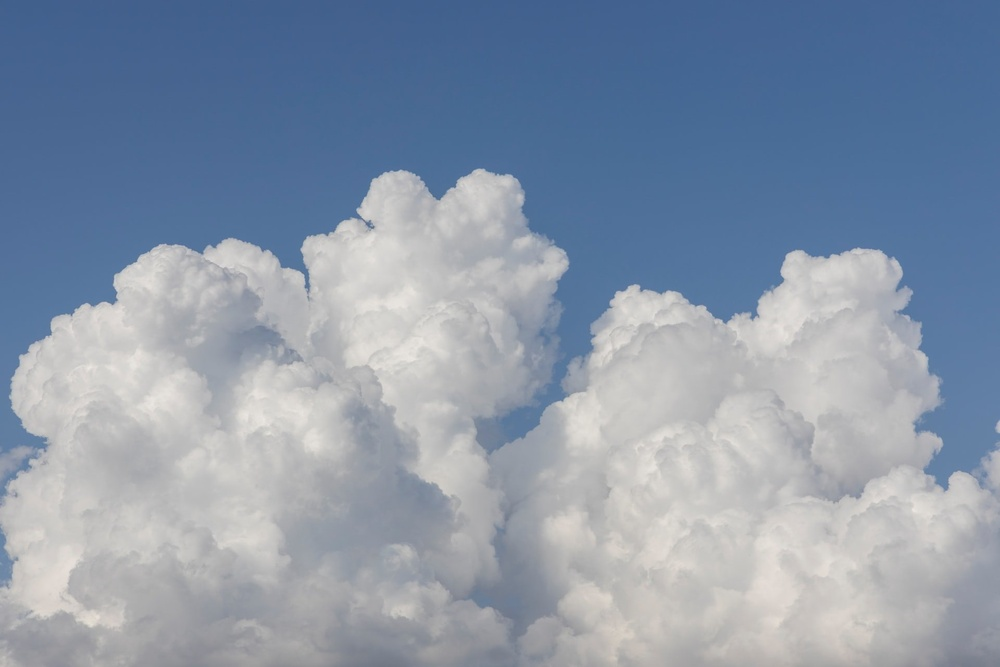
#> input picture clouds.jpg, 1000 x 667 px, shrunk from 1920 x 1280 before the run
$ python main.py
#> lines starting #> are read from the running program, lines starting #| are printed output that depends on the picture
import cv2
import numpy as np
import matplotlib.pyplot as plt


def darken(img, k=0.5):
    """Предварительное затемнение"""
    return np.clip(img * k, 0, 255).astype(np.uint8)


def manual_contrast(img):
    """Ручное приведение гистограммы"""
    min_val = np.min(img)
    max_val = np.max(img)
    stretched = (img - min_val) * (255 / (max_val - min_val))
    return stretched.astype(np.uint8)


def plot_hist(ax, img, title):
    ax.set_title(title)
    ax.hist(img.ravel(), bins=256, range=(0, 255), color='black')


def process_image(path):
    # Загружаем + делаем серым
#> called with path = 'clouds.jpg'
    img = cv2.imread(path)
#> img is the input picture: shape (667, 1000, 3); mean B, G, R 169.6, 151.1, 137.5
    gray = cv2.cvtColor(img, cv2.COLOR_BGR2GRAY)
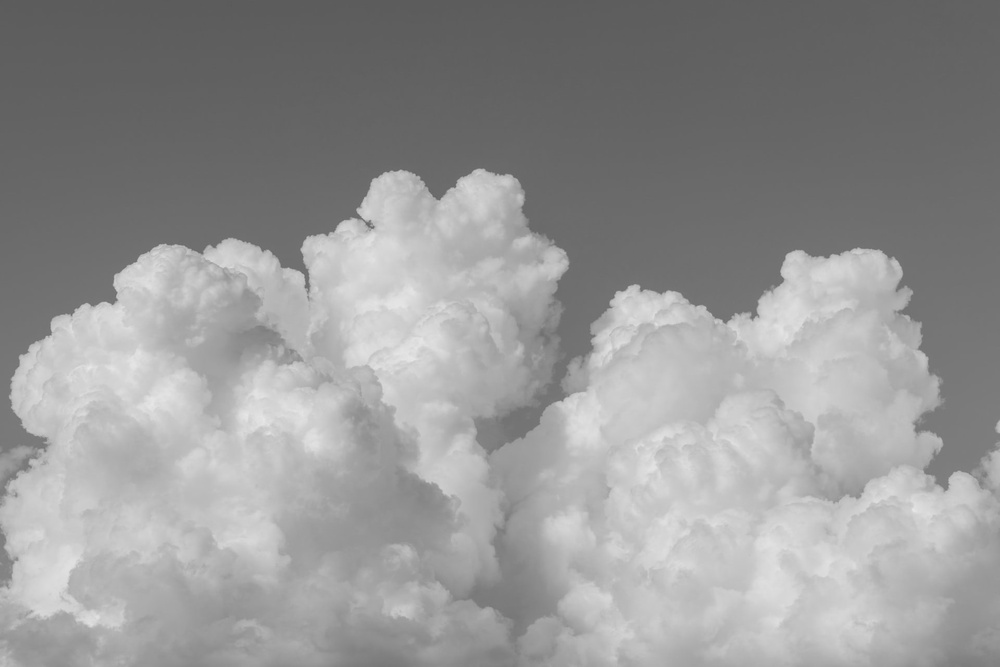
#> gray: shape (667, 1000); min 89, max 233, mean 149.1

    # Предварительная обработка (затемнение)
    dark = darken(gray)
#> in darken, `return np.clip(img * k, 0, 255).astype(np.uint8)`:
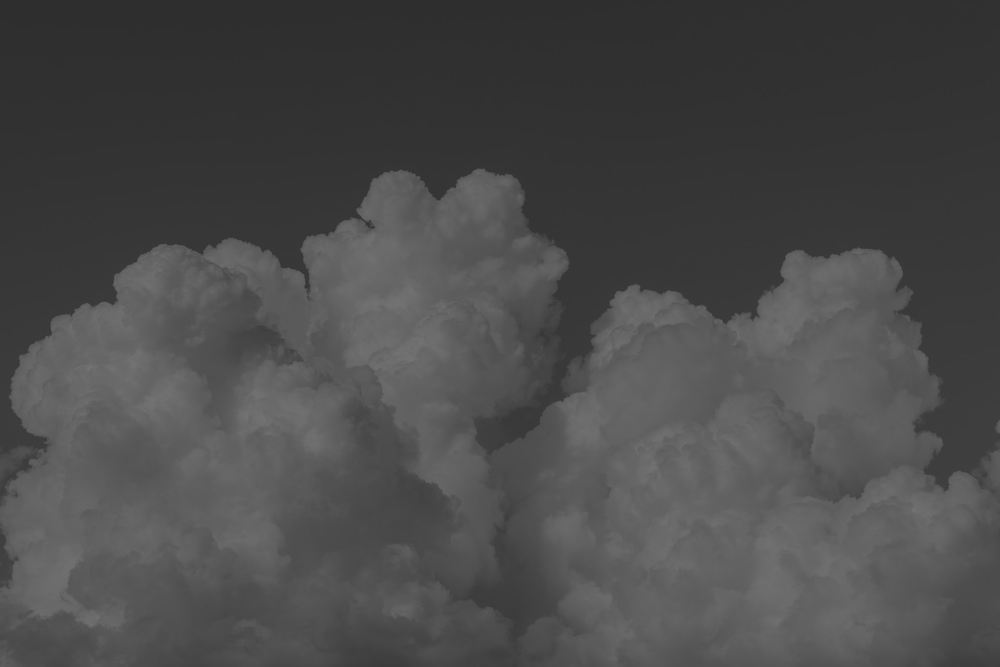
#> returned value: shape (667, 1000); min 44, max 116, mean 74.3

    # Эквализация гистограммы
    eq = cv2.equalizeHist(dark)
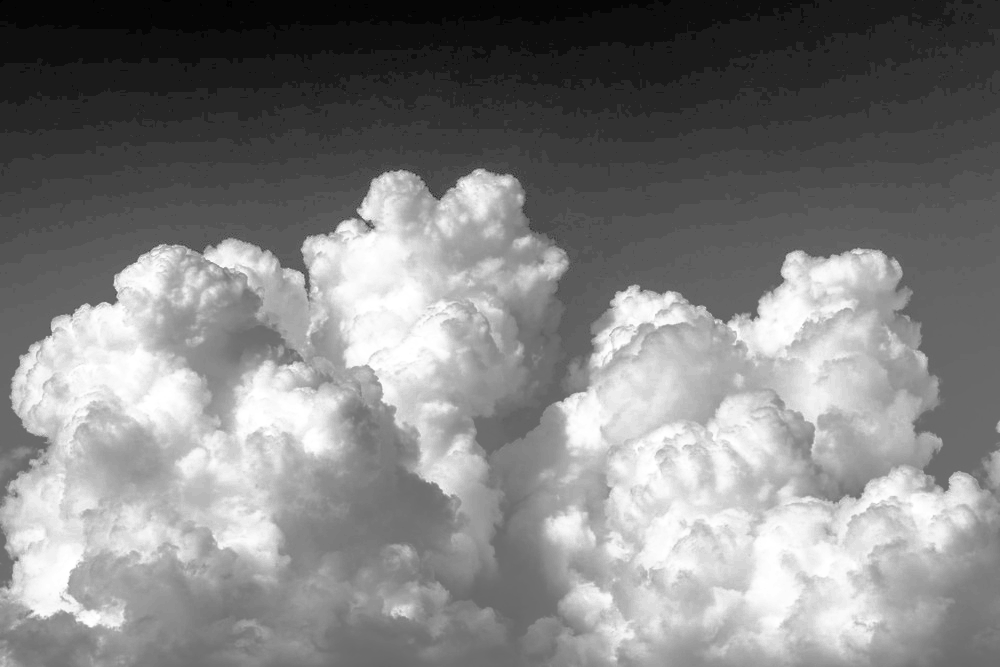
#> eq: shape (667, 1000); min 0, max 255, mean 130.5

    # Ручное приведение гистограммы
    manual = manual_contrast(dark)
#> in manual_contrast, `min_val = np.min(img)`: min_val = 44
#> in manual_contrast, `max_val = np.max(img)`: max_val = 116
#> in manual_contrast, `stretched = (img - min_val) * (255 / (max_val - min_val))`:
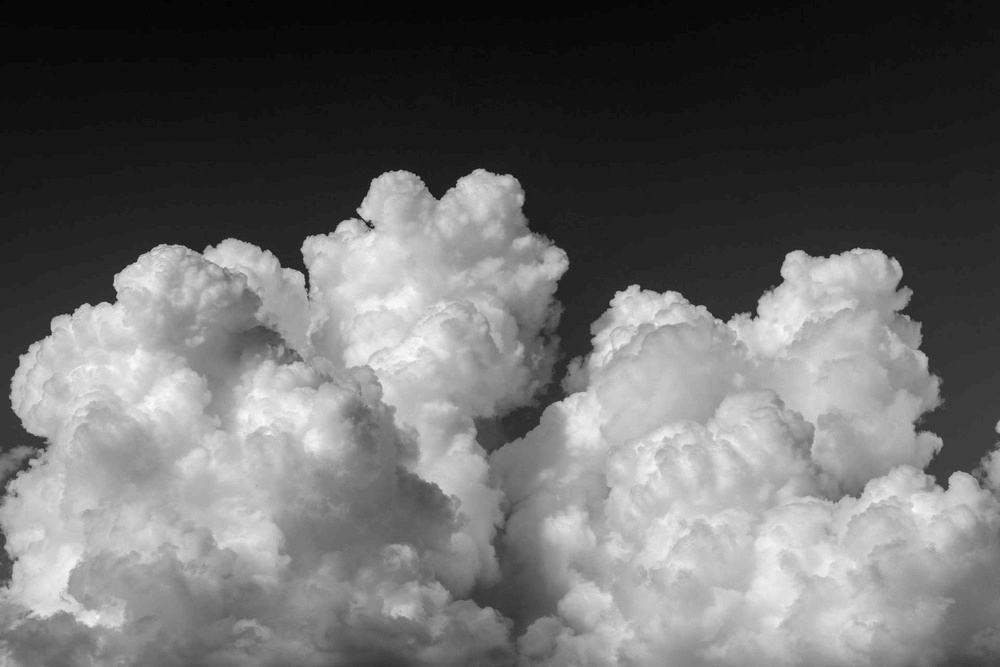
#> stretched: shape (667, 1000) float64; min 0, max 255, mean 107.4

    # Вывод изображений
    fig, axs = plt.subplots(2, 3, figsize=(14, 8))

    axs[0][0].imshow(dark, cmap='gray')
    axs[0][0].set_title("Исходное (затемнённое)")
    axs[0][0].axis("off")

    axs[0][1].imshow(eq, cmap='gray')
    axs[0][1].set_title("После эквализации")
    axs[0][1].axis("off")

    axs[0][2].imshow(manual, cmap='gray')
    axs[0][2].set_title("После приведения")
    axs[0][2].axis("off")

    plot_hist(axs[1][0], dark, "Гистограмма исходного")
    plot_hist(axs[1][1], eq, "Гистограмма эквализации")
    plot_hist(axs[1][2], manual, "Гистограмма приведения")

    plt.tight_layout()
    plt.show()
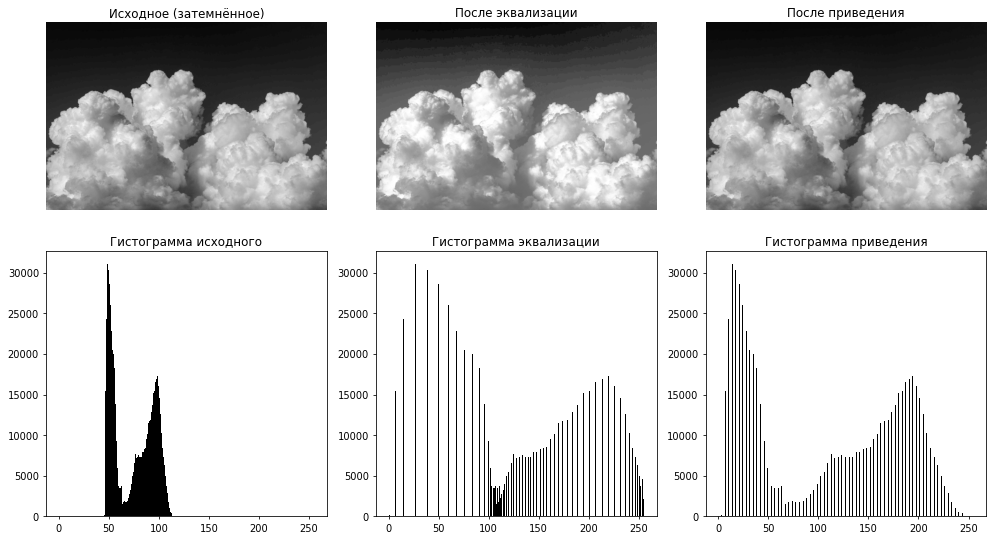
#> figure drawn by matplotlib, 6 panels; panel 4: tallest bar 31102 high, from x = 47.81 to 48.81; panel 5: tallest bar 31102 high, from x = 26.89 to 27.89; panel 6: tallest bar 31102 high, from x = 13.95 to 14.94


# Пример вызова (замените на свои фото)
process_image("clouds.jpg")

$ run again, with res.png saved as clouds.jpg
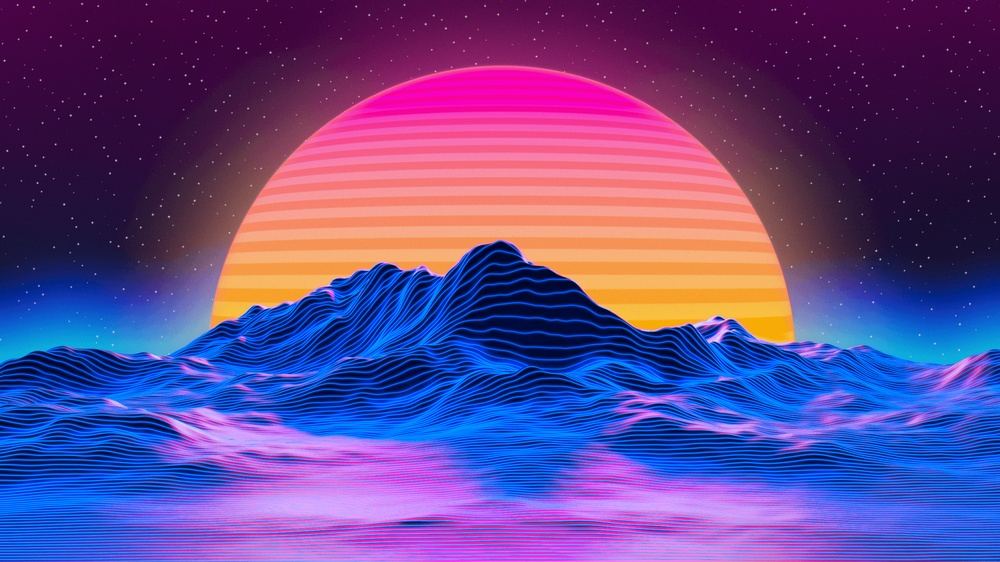
#> input picture res.png, 1000 x 562 px, shrunk from 2560 x 1440 before the run
#> in process_image, img is the input picture: shape (562, 1000, 3); mean B, G, R 142.1, 71.2, 98.9
#> in process_image, `eq = cv2.equalizeHist(dark)`:
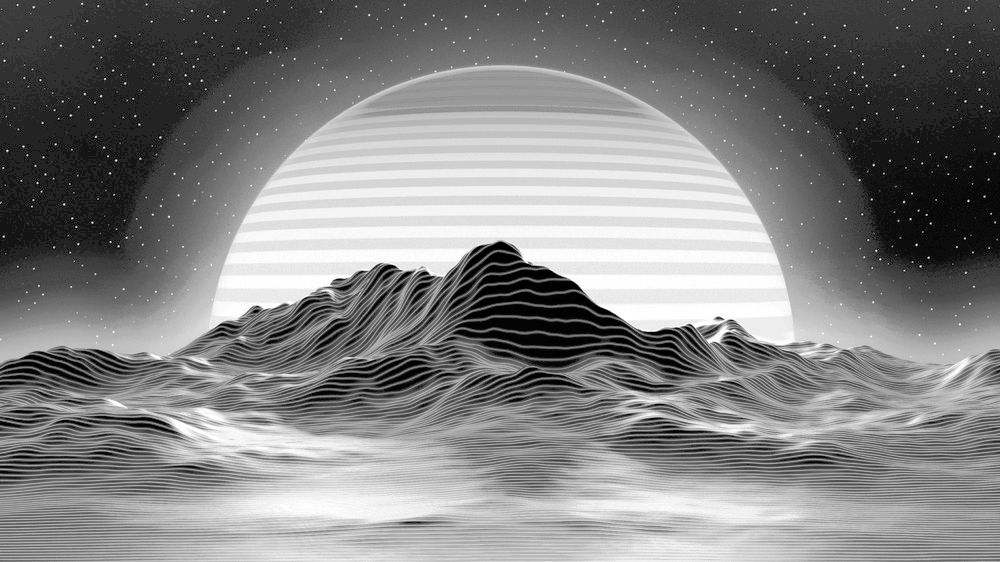
#> eq: shape (562, 1000); min 0, max 255, mean 129.7
#> min_val = 2
#> max_val = 113
#> in manual_contrast, `stretched = (img - min_val) * (255 / (max_val - min_val))`:
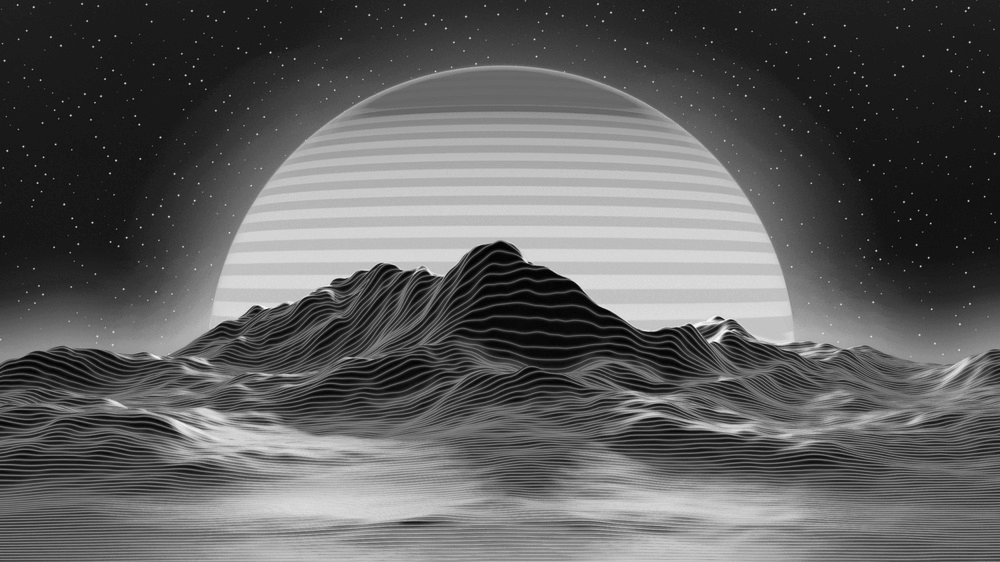
#> stretched: shape (562, 1000) float64; min 0, max 255, mean 95.4
